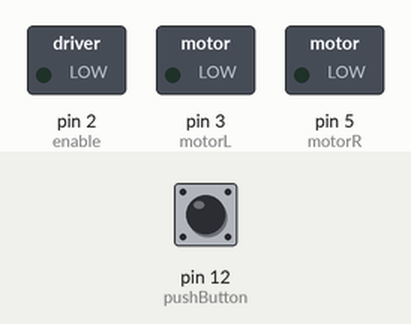
The sketch below on a simulated Arduino Uno, built with avr-gcc and run on an emulated ATmega328P. On the bench: switched loads named in the sketch (green lamp = pin HIGH). The inputs (shaded band) are chosen by the test bench; at power-on: pin 12 (pushButton) HIGH.

Above: at 1.2 s.
1.3 s: pin 12 (pushButton) pulled LOW for 0.15 s
At 3.7 s:
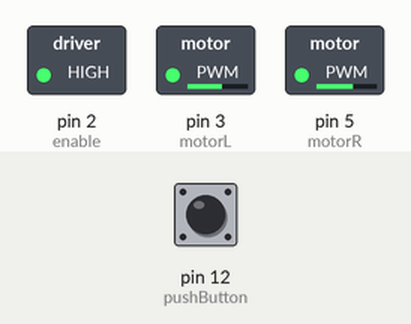
4.4 s: pin 12 (pushButton) pulled LOW for 3.2 s
Timing chart, 0 to 14.2 s (numbered marks = the images above; inputs shaded):
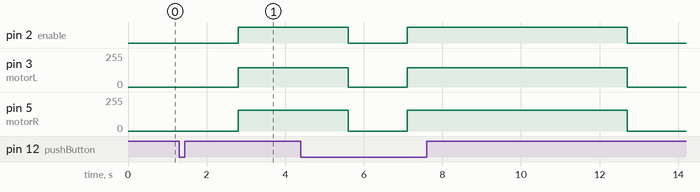

Measured:
- after the input at 1.3 s, pin 2 (enable): LOW → HIGH after 1.5 s; pin 3 (motorL): 0/255 → 145/255 after 1.5 s; pin 5 (motorR): 0/255 → 155/255 after 1.5 s

The sketch:

drive_1_meter.ino
```cpp
int enable = 2;
int pushButton = 12;
int buttonState;
int start = 0;
int motorL = 3;
int motorR = 5;
int mode = 0;

/*** function prototypes ***/
int drive(int distance);
/*** function prototypes ***/

void setup()
{
  Serial.begin(9600);
  pinMode(pushButton, INPUT_PULLUP);
  pinMode(3, OUTPUT);
  pinMode(5, OUTPUT);
  pinMode(2, OUTPUT);
}

void loop()
{
  digitalWrite(enable, 0);
  analogWrite(motorL, 0);
  analogWrite(motorR, 0);


/* knap aktivering */
  buttonState = digitalRead(pushButton);
  if(buttonState == 0){
    delay(1500);
    start = 1;
    mode++;
  }

  if(start == 1){
    switch(mode){
      case 1:
        drive(1);
        break;
      case 2:
        drive(2);
        break;
      case 3:
        drive(5);
        break;
      default:
        mode = 0;
        break;
    }
    start = 0;
  }
}

/*** function ***/
/*** drive ***/
int drive(int distance){
  int meter = 2800 * distance;
  digitalWrite(enable, 1);
  analogWrite(motorL, 145);
  analogWrite(motorR, 155);
  delay(meter);
  digitalWrite(enable, 0);
  analogWrite(motorL, 0);
  analogWrite(motorR, 0);
  return 0;
}
/*** function ***/
```
